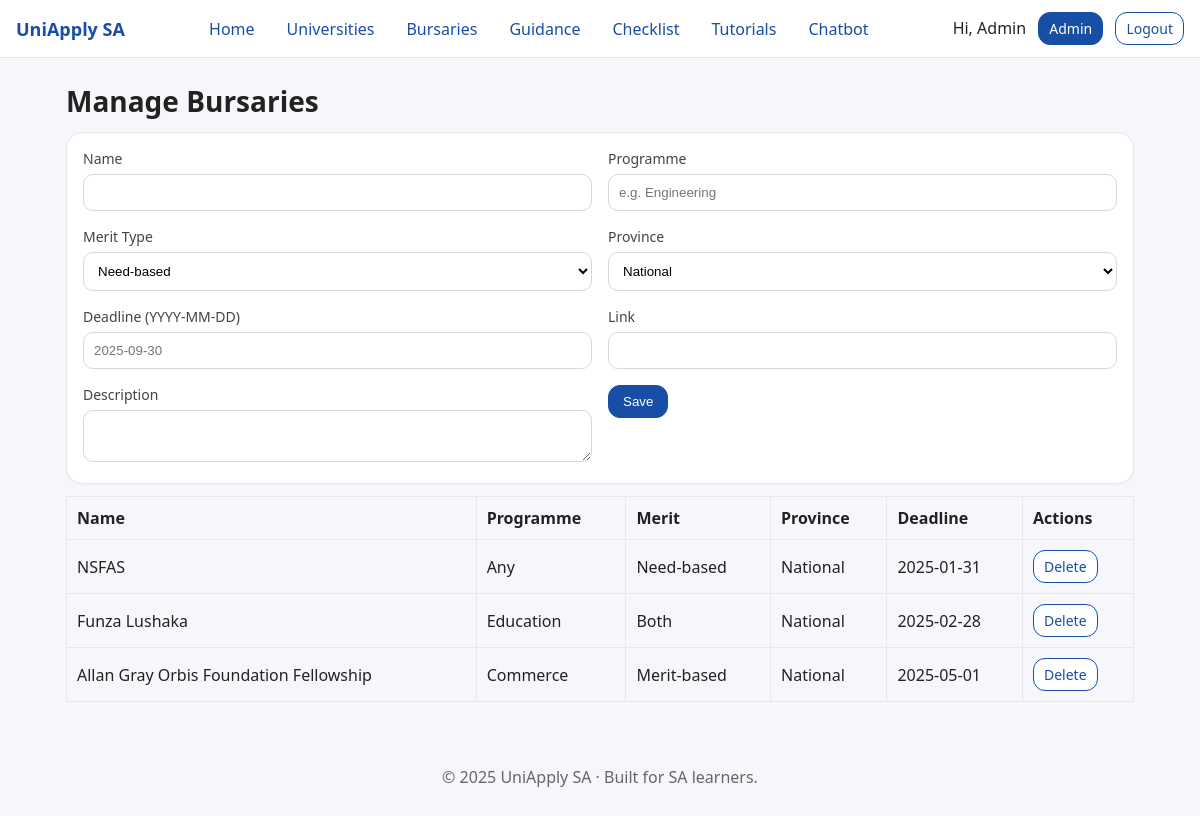
The app's page /public/admin/bursaries_manage.php (signed in) with its own data.
### tables this page shows
CREATE TABLE IF NOT EXISTS bursaries (
  id INT AUTO_INCREMENT PRIMARY KEY,
  name VARCHAR(200) NOT NULL,
  program VARCHAR(200) NOT NULL,
  merit_type VARCHAR(40) NOT NULL,  
  province VARCHAR(60) NOT NULL DEFAULT 'National',
  deadline DATE,
  url VARCHAR(500) NOT NULL,
  description TEXT
);

### inc/functions.php (called while the page is built, shortened)
<?php
function e($str){ return htmlspecialchars($str ?? '', ENT_QUOTES, 'UTF-8'); }
function merit_types(): array {
    return ['Need-based','Merit-based','Both'];
}

### public/admin/bursaries_manage.php (the view, shortened to what this page needs)
<?php
require_once __DIR__ . '/../../inc/db.php';
require_once __DIR__ . '/../../inc/functions.php';
include __DIR__ . '/../../inc/header.php';
$rows=$pdo->query('SELECT * FROM bursaries ORDER BY deadline')->fetchAll();
?>
<h1>Manage Bursaries</h1>
<div class="card">
  <form method="post" class="grid grid-2">
    <div><label>Name</label><input class="input" name="name" required></div>
    <div><label>Programme</label><input class="input" name="program" placeholder="e.g. Engineering"></div>
    <div><label>Merit Type</label><select class="input" name="merit_type"><?php foreach(merit_types() as $m){ echo "<option>$m</option>"; } ?></select></div>
    <div><label>Province</label><select class="input" name="province"><option>National</option><?php foreach(provinces() as $p){ echo "<option>$p</option>"; } ?></select></div>
    <div><label>Deadline (YYYY-MM-DD)</label><input class="input" name="deadline" placeholder="2025-09-30"></div>
    <div><label>Link</label><input class="input" name="url"></div>
    <div class="grid-col-span-2"><label>Description</label><textarea class="input" name="description"></textarea></div>
    <div><button class="btn" type="submit">Save</button></div>
  </form>
</div>
<table class="table">
  <tr><th>Name</th><th>Programme</th><th>Merit</th><th>Province</th><th>Deadline</th><th>Actions</th></tr>
  <?php foreach($rows as $r): ?>
    <tr>
      <td><?= e($r['name']) ?></td><td><?= e($r['program']) ?></td><td><?= e($r['merit_type']) ?></td><td><?= e($r['province']) ?></td><td><?= e($r['deadline']) ?></td>
      <td><a class="btn small outline" href="?delete=<?= e($r['id']) ?>" onclick="return confirm('Delete?')">Delete</a></td>
    </tr>
  <?php endforeach; ?>
</table>
<?php include __DIR__ . '/../../inc/footer.php'; ?>

### public/assets/style.css (style rules this page uses)
* { box-sizing:border-box }
body { margin:0;font-family:system-ui,-apple-system,Segoe UI,Roboto,Ubuntu,Cantarell,Noto Sans,sans-serif;background:#f7f7fb;color:#222 }
a { color:#174ea6;text-decoration:none }
h1 { font-size:28px;margin:0 0 12px }
.card { background:#fff;border:1px solid #e6e6ef;border-radius:16px;padding:16px;margin:12px 0;box-shadow:0 1px 2px rgba(0,0,0,.03) }
.grid { display:grid;gap:16px }
.grid-2 { grid-template-columns:repeat(2,minmax(0,1fr)) }
.btn { display:inline-block;background:#174ea6;color:#fff;padding:8px 14px;border-radius:12px;border:1px solid #174ea6 }
.btn.outline { background:#fff;color:#174ea6 }
.btn.small { padding:6px 10px;font-size:14px }
.input, select, textarea { width:100%;padding:10px;border-radius:10px;border:1px solid #d7d7e0;background:#fff }
label { font-size:14px;color:#444;margin-bottom:6px;display:block }
.table { width:100%;border-collapse:collapse }
.table th,.table td { border:1px solid #e6e6ef;padding:10px;text-align:left }

### records on screen
bursaries: name "NSFAS", program "Any", merit_type "Need-based", province "National", deadline "2025-01-31"
bursaries: name "Funza Lushaka", program "Education", merit_type "Both", province "National", deadline "2025-02-28"
bursaries: name "Allan Gray Orbis Foundation Fellowship", program "Commerce", merit_type "Merit-based", province "National", deadline "2025-05-01"

### other values on screen
APP_NAME "UniApply SA"
$l[1] "Home"
$l[1] "Universities"
$l[1] "Bursaries"
$l[1] "Guidance"
$l[1] "Checklist"
$l[1] "Tutorials"
$l[1] "Chatbot"
$_SESSION['name'] "Admin"
form field merit_type "Need-based"
